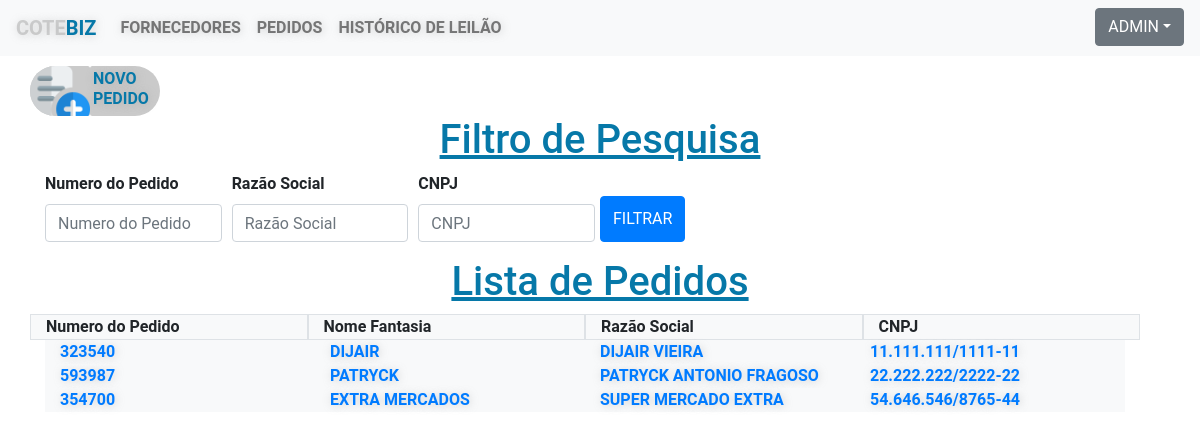
Page /listar_pedidos/ (signed in) on the earlier database version.
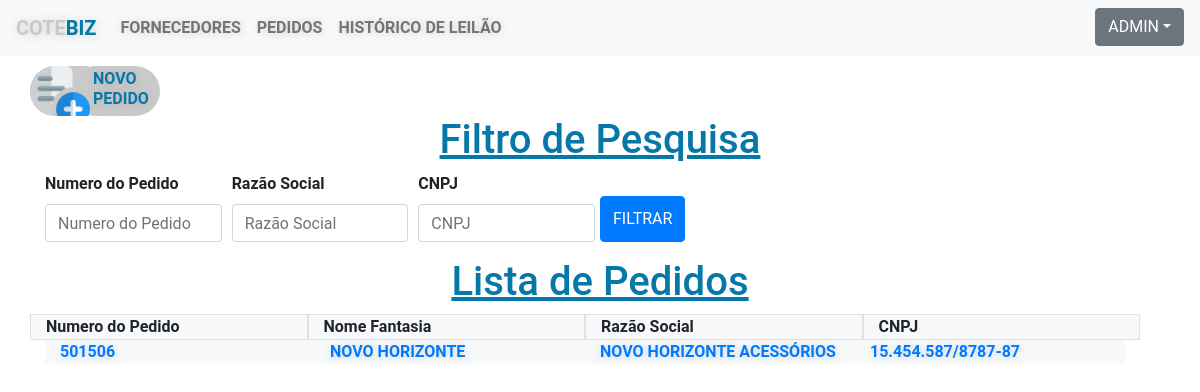
Same page on the later database version.
### core/models.py (models this page shows, shortened)
class Pedido_de_cotacao(models.Model):
    data_agora = models.DateTimeField()
    n_pedido = models.CharField('Numero do pedido', max_length=10, null=True, blank=True)
    nome = models.CharField('Nome Fantasia', max_length=40)
    razao_social = models.CharField('Razão Social', max_length=80)
    cnpj = models.CharField('CNPJ', max_length=18)
    plano = models.CharField('Tipo do Plano', max_length=1)
    cep = models.CharField('CEP', max_length=11)
    rua = models.CharField('Rua', max_length=100)
    bairro = models.CharField('Bairro', max_length=30)
    cidade = models.CharField('Cidade', max_length=30)
    numero = models.CharField('Número', max_length=10)
    telefone = models.CharField('Telefone', max_length=16)
    celular = models.CharField('Celular', max_length=17)
    email = models.EmailField('Email', max_length=150)
    n_leilao = models.CharField('Numero do leilão', max_length=10, null=True, blank=True)
    produto1 = models.CharField('Produto 1', max_length=25)
    categoria1 = models.CharField('Categoria 1', max_length=100)
    valor_base1 = models.CharField('Valor Base 1', max_length=9)
    unidade_medida1 = models.CharField('Unidade de Medida 1', max_length=9)
    quantidade1 = models.CharField('Quantidade 1', max_length=5)
    marca1 = models.CharField('Marca 1', max_length=9)
    produto2 = models.CharField('Produto 2', max_length=25, null=True, blank=True)
    categoria2 = models.CharField('Categoria 2', max_length=100, null=True, blank=True)
    valor_base2 = models.CharField('Valor Base 2', max_length=9, null=True, blank=True)
    unidade_medida2 = models.CharField('Unidade de Medida 2', max_length=9, null=True, blank=True)
    quantidade2 = models.CharField('Quantidade 2', max_length=5, null=True, blank=True)
    marca2 = models.CharField('Marca 2', max_length=9, null=True, blank=True)
    produto3 = models.CharField('Produto 3 ', max_length=25, null=True, blank=True)
    categoria3 = models.CharField('Categoria 3', max_length=100, null=True, blank=True)
    valor_base3 = models.CharField('Valor Base 3', max_length=9, null=True, blank=True)
    unidade_medida3 = models.CharField('Unidade de Medida 3', max_length=9, null=True, blank=True)
    quantidade3 = models.CharField('Quantidade 3', max_length=5, null=True, blank=True)
    marca3 = models.CharField('Marca 3', max_length=9, null=True, blank=True)
    produto4 = models.CharField('Produto 4', max_length=25, null=True, blank=True)
    categoria4 = models.CharField('Categoria 4', max_length=100, null=True, blank=True)
    valor_base4 = models.CharField('Valor Base 4', max_length=9, null=True, blank=True)
    unidade_medida4 = models.CharField('Unidade de Medida 4', max_length=9, null=True, blank=True)
    quantidade4 = models.CharField('Quantidade 4', max_length=5, null=True, blank=True)
    marca4 = models.CharField('Marca 4', max_length=9, null=True, blank=True)
    produto5 = models.CharField('Produto 5', max_length=25, null=True, blank=True)
    categoria5 = models.CharField('Categoria 5', max_length=100, null=True, blank=True)
    valor_base5 = models.CharField('Valor Base 5', max_length=9, null=True, blank=True)
    unidade_medida5 = models.CharField('Unidade de Medida 5', max_length=9, null=True, blank=True)
    quantidade5 = models.CharField('Quantidade 5', max_length=5, null=True, blank=True)
    marca5 = models.CharField('Marca 5', max_length=9, null=True, blank=True)
    produto6 = models.CharField('Produto 6', max_length=25, null=True, blank=True)
    categoria6 = models.CharField('Categoria 6', max_length=100, null=True, blank=True)
    valor_base6 = models.CharField('Valor Base 6', max_length=9, null=True, blank=True)
    unidade_medida6 = models.CharField('Unidade de Medida 6', max_length=9, null=True, blank=True)
    quantidade6 = models.CharField('Quantidade 6', max_length=5, null=True, blank=True)
    marca6 = models.CharField('Marca 6', max_length=9, null=True, blank=True)
    produto7 = models.CharField('Produto 7', max_length=25, null=True, blank=True)
    categoria7 = models.CharField('Categoria 7', max_length=100, null=True, blank=True)
    valor_base7 = models.CharField('Valor Base 7', max_length=9, null=True, blank=True)
    unidade_medida7 = models.CharField('Unidade de Medida 7', max_length=9, null=True, blank=True)
    quantidade7 = models.CharField('Quantidade 7', max_length=5, null=True, blank=True)
    marca7 = models.CharField('Marca 7', max_length=9, null=True, blank=True)
    produto8 = models.CharField('Produto 8', max_length=25, null=True, blank=True)
    categoria8 = models.CharField('Categoria 8', max_length=100, null=True, blank=True)
    valor_base8 = models.CharField('Valor Base 8', max_length=9, null=True, blank=True)
    unidade_medida8 = models.CharField('Unidade de Medida 8', max_length=9, null=True, blank=True)
    quantidade8 = models.CharField('Quantidade 8', max_length=5, null=True, blank=True)
    marca8 = models.CharField('Marca 8', max_length=9, null=True, blank=True)
    produto9 = models.CharField('Produto 9', max_length=25, null=True, blank=True)
    categoria9 = models.CharField('Categoria 9', max_length=100, null=True, blank=True)
    valor_base9 = models.CharField('Valor Base 9', max_length=9, null=True, blank=True)
    unidade_medida9 = models.CharField('Unidade de Medida 9', max_length=9, null=True, blank=True)
    quantidade9 = models.CharField('Quantidade 9', max_length=5, null=True, blank=True)
    marca9 = models.CharField('Marca 9', max_length=9, null=True, blank=True)
    produto10 = models.CharField('Produto 10', max_length=25, null=True, blank=True)
    categoria10 = models.CharField('Categoria 10', max_length=100, null=True, blank=True)
    valor_base10 = models.CharField('Valor Base 10', max_length=9, null=True, blank=True)
    unidade_medida10 = models.CharField('Unidade de Medida 10', max_length=9, null=True, blank=True)
    quantidade10 = models.CharField('Quantidade10', max_length=5, null=True, blank=True)
    marca10 = models.CharField('Marca 10', max_length=9, null=True, blank=True)
    produto11 = models.CharField('Produto 11', max_length=25, null=True, blank=True)
    categoria11 = models.CharField('Categoria 11', max_length=100, null=True, blank=True)
    valor_base11 = models.CharField('Valor Base 11', max_length=9, null=True, blank=True)
    unidade_medida11 = models.CharField('Unidade de Medida 11', max_length=9, null=True, blank=True)
    quantidade11 = models.CharField('Quantidade 11', max_length=5, null=True, blank=True)
    marca11 = models.CharField('Marca 11', max_length=9, null=True, blank=True)
    produto12 = models.CharField('Produto 12', max_length=25, null=True, blank=True)
    categoria12 = models.CharField('Categoria 12', max_length=100, null=True, blank=True)
    valor_base12 = models.CharField('Valor Base 12', max_length=9, null=True, blank=True)
    unidade_medida12 = models.CharField('Unidade de Medida 12', max_length=9, null=True, blank=True)
    quantidade12 = models.CharField('Quantidade 12', max_length=5, null=True, blank=True)
    marca12 = models.CharField('Marca 12', max_length=9, null=True, blank=True)
    produto13 = models.CharField('Produto 13', max_length=25, null=True, blank=True)
    categoria13 = models.CharField('Categoria 13', max_length=100, null=True, blank=True)
    valor_base13 = models.CharField('Valor Base 13', max_length=9, null=True, blank=True)
    unidade_medida13 = models.CharField('Unidade de Medida 13', max_length=9, null=True, blank=True)
    quantidade13 = models.CharField('Quantidade 13', max_length=5, null=True, blank=True)
    marca13 = models.CharField('Marca 13', max_length=9, null=True, blank=True)
    produto14 = models.CharField('Produto 14', max_length=25, null=True, blank=True)
    categoria14 = models.CharField('Categoria 14', max_length=100, null=True, blank=True)
    valor_base14 = models.CharField('Valor Base 14', max_length=9, null=True, blank=True)
    unidade_medida14 = models.CharField('Unidade de Medida 14', max_length=9, null=True, blank=True)
    quantidade14 = models.CharField('Quantidade 14', max_length=5, null=True, blank=True)
    marca14 = models.CharField('Marca 14', max_length=9, null=True, blank=True)
    produto15 = models.CharField('Produto 15', max_length=25, null=True, blank=True)
    categoria15 = models.CharField('Categoria 15', max_length=100, null=True, blank=True)
    valor_base15 = models.CharField('Valor Base 15', max_length=9, null=True, blank=True)
    unidade_medida15 = models.CharField('Unidade de Medida 15', max_length=9, null=True, blank=True)
    quantidade15 = models.CharField('Quantidade 15', max_length=5, null=True, blank=True)
    marca15 = models.CharField('Marca 15', max_length=9, null=True, blank=True)
    produto16 = models.CharField('Produto 16', max_length=25, null=True, blank=True)
    categoria16 = models.CharField('Categoria 16', max_length=100, null=True, blank=True)
    valor_base16 = models.CharField('Valor Base 16', max_length=9, null=True, blank=True)
    unidade_medida16 = models.CharField('Unidade de Medida 16', max_length=9, null=True, blank=True)
    quantidade16 = models.CharField('Quantidade 16', max_length=5, null=True, blank=True)
    marca16 = models.CharField('Marca 16', max_length=9, null=True, blank=True)
    produto17 = models.CharField('Produto 17', max_length=25, null=True, blank=True)
    categoria17 = models.CharField('Categoria 17', max_length=100, null=True, blank=True)
    valor_base17 = models.CharField('Valor Base 17', max_length=9, null=True, blank=True)
    unidade_medida17 = models.CharField('Unidade de Medida 17', max_length=9, null=True, blank=True)
    quantidade17 = models.CharField('Quantidade 17', max_length=5, null=True, blank=True)
    marca17 = models.CharField('Marca 17', max_length=9, null=True, blank=True)
    produto18 = models.CharField('Produto 18', max_length=25, null=True, blank=True)
    categoria18 = models.CharField('Categoria 18', max_length=100, null=True, blank=True)
    valor_base18 = models.CharField('Valor Base 18', max_length=9, null=True, blank=True)
    unidade_medida18 = models.CharField('Unidade de Medida 18', max_length=9, null=True, blank=True)
    quantidade18 = models.CharField('Quantidade 18', max_length=5, null=True, blank=True)
    marca18 = models.CharField('Marca 18', max_length=9, null=True, blank=True)
    produto19 = models.CharField('Produto 19', max_length=25, null=True, blank=True)
    categoria19 = models.CharField('Categoria 19', max_length=100, null=True, blank=True)
    valor_base19 = models.CharField('Valor Base 19', max_length=9, null=True, blank=True)
    unidade_medida19 = models.CharField('Unidade de Medida 19', max_length=9, null=True, blank=True)
    quantidade19 = models.CharField('Quantidade 19', max_length=5, null=True, blank=True)
    marca19 = models.CharField('Marca 19', max_length=9, null=True, blank=True)
    produto20 = models.CharField('Produto 20', max_length=25, null=True, blank=True)
    categoria20 = models.CharField('Categoria 20', max_length=100, null=True, blank=True)
    valor_base20 = models.CharField('Valor Base 20', max_length=9, null=True, blank=True)
    unidade_medida20 = models.CharField('Unidade de Medida 20', max_length=9, null=True, blank=True)
    quantidade20 = models.CharField('Quantidade 20', max_length=5, null=True, blank=True)
    marca20 = models.CharField('Marca 20', max_length=9, null=True, blank=True)
    class Meta:
        verbose_name ='Pedido_de_cotacao'
        verbose_name_plural ='Pedidos_de_cotacao'

### core/views.py (the view)
# urls.py: path('listar_pedidos/', views.listar_pedidos, name='listar_pedidos'),
def listar_pedidos(request):
    if str(request.user) == 'admin':
        pedido = Pedido_de_cotacao.objects.all()
        n_pedido_query = request.GET.get('numero_pedido')
        razao_social_query = request.GET.get('razao_social')
        cnpj_query = request.GET.get('id_cnpj')
        if n_pedido_query != '' and n_pedido_query is not None:
            pedido = pedido.filter(n_pedido__icontains=n_pedido_query)
        if razao_social_query != '' and razao_social_query is not None:
            pedido = pedido.filter(razao_social__icontains=razao_social_query)
        if cnpj_query != '' and cnpj_query is not None:
            pedido = pedido.filter(cnpj__icontains=cnpj_query)
        context={
            'pedido': pedido
        }
        return render(request, "listar_pedidos.html", context)
    else:
        return redirect('/')

### core/templates/listar_pedidos.html
{% extends "pagina_modelo.html" %}
{% load static %}
{% block content %}
<link rel="stylesheet" href="{% static 'css/lista_de_pedidos.css' %}">
<div class="conteudo">
    <div class="container">
        <div class="row">
            <a href="/criar_pedido/">
                <div class="logo-container">
                     <div class="logo face">
                         <img src="{% static 'imagens/add-pedido.png' %}" alt="pedido de cotação">
                     </div>
                     <div class="brand">
                         Novo pedido
                     </div>
                 </div>
             </a>
        </div>
         <h1 class="text-center "><u>Filtro de Pesquisa</u></h1>
        <form method="GET" action="#">
            <div class="form-row">
            <div class="form-group  col-md-2 col-lg-2">
                <label for="numero_do_pedido"><strong>Numero do Pedido</strong></label>
                <input type="text" class="form-control" id="numero_pedido" name="numero_pedido" placeholder="Numero do Pedido">
            </div>
            <div class="form-group  col-md-2 col-lg-2">
                <label for="razao_social"><strong>Razão Social</strong></label>
                <input type="text" class="form-control" id="razao_social" name="razao_social" placeholder="Razão Social">
            </div>
            <div class="form-group col-md-2 col-lg-2">
                <label for="id_cnpj"><strong>CNPJ</strong></label>
                <input type="text" class="form-control" id="id_cnpj" name="id_cnpj" placeholder="CNPJ">
            </div>
              <button type="submit" class="btn btn-primary mt-4 mb-3">Filtrar</button>
            </div>
      </form>
      <h1 class="text-center "><u>Lista de Pedidos</u></h1>
        <div class="row w-100">
            <div class="col border bg-light" ><strong>Numero do Pedido</strong></div>
            <div class="col border bg-light"><strong>Nome Fantasia</strong></div>
            <div class="col border bg-light"><strong>Razão Social</strong></div>
            <div class="col border bg-light"><strong>CNPJ</strong></div>
        </div>
        {% for item in pedido %}
        <div class="container">
            <div class="row w-100">
                <div class="col border-bottom- bg-light" ><a onclick="limpar_campos()" href="/detalhar_pedido/{{item.id}}">{{ item.n_pedido }}</a></div>
                <div class="col border-bottom-0 bg-light" ><a onclick="limpar_campos()" href="/detalhar_pedido/{{item.id}}">{{ item.nome }}</a></div>
                <div class="col border-bottom-0 bg-light" ><a onclick="limpar_campos()" href="/detalhar_pedido/{{item.id}}">{{ item.razao_social }}</a></div>
                <div class="col border-bottom-0 bg-light" ><a onclick="limpar_campos()" href="/detalhar_pedido/{{item.id}}">{{ item.cnpj }}</a></div>
            </div>
        </div>
        {% endfor %}
</div>
{% endblock %}

### core/templates/pagina_modelo.html (shortened to what this page needs)
{% load static %}
<!DOCTYPE html>
<html lang="pt-br">
    <head>
        <link rel="stylesheet" href="https://stackpath.bootstrapcdn.com/bootstrap/4.4.1/css/bootstrap.min.css"
>
        <link rel="stylesheet" href="{% static 'css/site.css' %}">
    </head>
    <header>
        <nav class="navbar navbar-expand-lg navbar-light bg-light">
            <a class="logo a navbar-brand" href="/">cote<span class="logo b">biz</span></a>
            <div class="collapse navbar-collapse" id="navbarNavAltMarkup">
                <div class="navbar-nav">
                    <a onclick=limpar_campos() class="excluir nav-item nav-link" href="/listar_fornecedores/">Fornecedores</a>
                    <a class="excluir nav-item nav-link" href="/listar_pedidos/">Pedidos</a>
                    <a class="excluir nav-item nav-link" href="/listar_produtos_cotados/">Histórico de leilão</a>
                    <div class="dropdown logon">
                        <button class="user btn btn-secondary dropdown-toggle" type="button" id="dropdownMenu2" data-toggle="dropdown" aria-haspopup="true" aria-expanded="false">{{ user.get_username }}</button>
                    </div>
                </div>
            </div>
        </nav>
    </header>
<body>
    {% block content %}{% endblock %}
</body>
</html>

Differences in the rows shown:
removed Pedido_de_cotacao: n_pedido "593987", nome "PATRYCK", razao_social "PATRYCK ANTONIO FRAGOSO", cnpj "22.222.222/2222-22"
removed Pedido_de_cotacao: n_pedido "354700", nome "EXTRA MERCADOS", razao_social "SUPER MERCADO EXTRA", cnpj "54.646.546/8765-44"
changed Pedido_de_cotacao: n_pedido "323540" → "501506"; nome "DIJAIR" → "NOVO HORIZONTE"; razao_social "DIJAIR VIEIRA" → "NOVO HORIZONTE ACESSÓRIOS"; cnpj "11.111.111/1111-11" → "15.454.587/8787-87"
